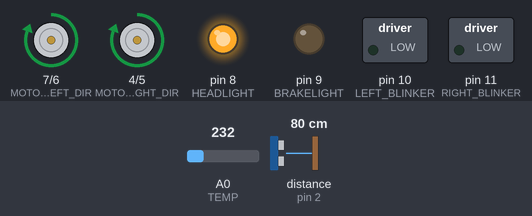
A sketch run on a simulated Arduino Uno, built with avr-gcc and run on an emulated ATmega328P. On the bench: direction and speed pins drawn as motors (green arrow = direction pin HIGH = forward, orange = LOW = backward, longer = more drive), switched loads named in the sketch (green lamp = pin HIGH), output pins drawn as LEDs (lit = HIGH). Wiring (inferred from the names in the program): ultrasonic range finder: trigger pin 3; echo pin 2. The test bench sets the inputs (shaded band); at power-on: distance to the obstacle (sensor on pin 2) 80 cm, A0 (TEMP) = 232. The echo pulse lasts 58.3 µs per cm; pins used as bus, display or sensor lines are not drawn; what the sketch prints to the serial monitor is not drawn.

Above: at 1.3 s.
1.4 s: distance to the obstacle (sensor on pin 2) set to 2 cm
At 1.68 s:
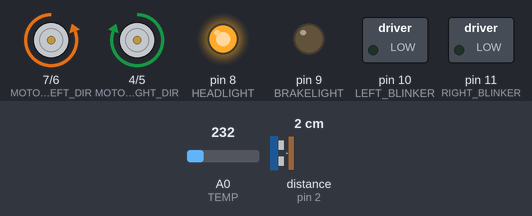
At 2.37 s:
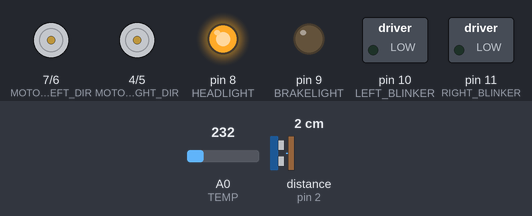
4.4 s: distance to the obstacle (sensor on pin 2) set to 5 cm
7.4 s: distance to the obstacle (sensor on pin 2) set to 8 cm
8.9 s: distance to the obstacle (sensor on pin 2) set to 18 cm
At 9.5 s:
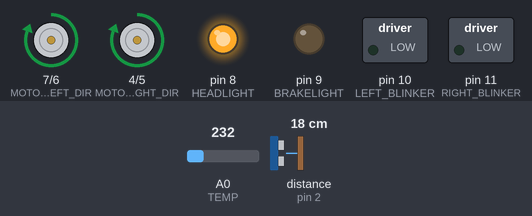
10.4 s: distance to the obstacle (sensor on pin 2) set to 11 cm
13.4 s: distance to the obstacle (sensor on pin 2) set to 9 cm
At 14.7 s:
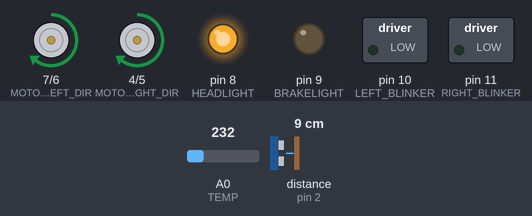
Timing chart, 0 to 15.9 s (numbered marks = the images above; inputs shaded):
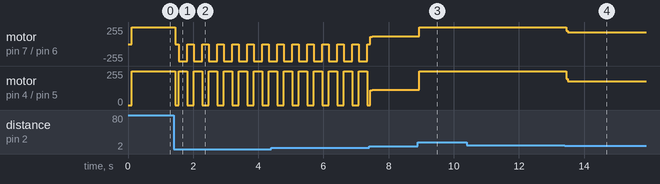

Measured:
- the behaviour switches between 10 and 9 cm on distance to the obstacle (sensor on pin 2) (found by bisection; images 3 and 4)
- after the input at 8.9 s, motor on pin 7 (MOTOR_LEFT_DIR) / pin 6 (MOTOR_LEFT_PWM), motor on pin 4 (MOTOR_RIGHT_DIR) / pin 5 (MOTOR_RIGHT_PWM): forward 113/255 → forward 255/255 after 0.05 s
- after the input at 10.4 s, every drawn part: stays the same
- after the input at 13.4 s, motor on pin 7 (MOTOR_LEFT_DIR) / pin 6 (MOTOR_LEFT_PWM), motor on pin 4 (MOTOR_RIGHT_DIR) / pin 5 (MOTOR_RIGHT_PWM): forward 255/255 → forward 177/255 after 0.05 s

The sketch:

_1.2_drifts_while_going.ino
```cpp
#include "IRremote.h"
#include "IRremoteInt.h"

/* PIN ASSIGNMENTS */
const int TEMP = 0; //Analog pin
const int PHOTOCELL = 2; //Analog pin
const int ECHO = 2;
const int TRIG = 3;
const int MOTOR_RIGHT_DIR = 4;
const int MOTOR_RIGHT_PWM = 5;
const int MOTOR_LEFT_PWM = 6;
const int MOTOR_LEFT_DIR = 7;
const int HEADLIGHT = 8;
const int BRAKELIGHT = 9;
const int LEFT_BLINKER = 10;
const int RIGHT_BLINKER = 11;
const int IR_PIN = 12;  // Connect the output of the IR receiver diode to pin 12.
//const int backLight = 12; //PIN ASSINGMENT TO CHANGE?

/* DISTANCE(ULTRASONIC) VARIABLES */
float dist_ahead;
uint16_t key_pressed;
boolean in_basic_mode = false;


/* MOTOR VARIABLES & CONSTANTS */
const int MAX_SPEED = 255;
const int SLOW_SPEED = 90;
const int MIN_SPEED = 80;
const int STOP_SPEED = 0;
const int SLOW_DIST = 10; //distance to start slowing` down is 10 cm
const int STOP_DIST = 6; //distance to stop is 6 cm FOR NOW, (improve later)
const int TURN_90_TIME = 208;//-------------------------------------------------------------------------------------------------------------------------delay here
const int TURN_SPEED = 145;

/* LIGHT/BLINKER VARIABLES */
unsigned long currentTime = 0;
unsigned long prevTime = 0;
int headlightOverride;
int photocellValue;
int count = 0;
const int LOW_LIGHT = 700;
const int MED_LIGHT = 900;
const int DAY_TIME_LIGHTS = 50;
const int ON = HIGH;
const int OFF = LOW;

/* IR SENSOR VARIABLES & CONSTANTS */
IRrecv ir_recv(IR_PIN); // Initialize the irrecv part of the IRremote  library
decode_results keycode; // Stores the IR received codes
uint16_t last_code = 0; // Keeps track of the last code RX'd
//KEY CODES
const uint16_t KEY_1 = 0x20DF;
const uint16_t KEY_2 = 0xA05F;
const uint16_t KEY_3 = 0x609F;
const uint16_t KEY_4 = 0x10EF;
const uint16_t KEY_5 = 0x906F;
const uint16_t KEY_6 = 0x50AF;
const uint16_t KEY_7 = 0x30CF;
const uint16_t KEY_8 = 0xB04F;
const uint16_t KEY_9 = 0x708F;
const uint16_t KEY_0 = 0x8877;
const uint16_t KEY_UP = 0x06F9;
const uint16_t KEY_DOWN = 0x8679;
const uint16_t KEY_RIGHT = 0x46B9;
const uint16_t KEY_LEFT = 0xA659;
const uint16_t KEY_OK = 0x16E9;
const uint16_t KEY_RED = 0x36C9;
const uint16_t KEY_GREEN = 0x28D7;
const uint16_t KEY_YELLOW = 0xA857;
const uint16_t KEY_BLUE = 0x6897;
const uint16_t KEY_AV = 0x807F;
const uint16_t KEY_TV = 0xD827;

/* DRAWING VARIABLES & CONSTANTS */
const int SEGMENT_TIME= 1000;

void setup(){
  analogReference(INTERNAL); //change aRef to ~1.1V
  Serial.begin(9600);
  ir_recv.enableIRIn();

  pinMode(MOTOR_RIGHT_PWM, OUTPUT);
  pinMode(MOTOR_LEFT_PWM, OUTPUT);
  pinMode(MOTOR_LEFT_DIR, OUTPUT);
  pinMode(MOTOR_RIGHT_DIR, OUTPUT);
  pinMode(HEADLIGHT, OUTPUT);
  pinMode(BRAKELIGHT, OUTPUT);
  pinMode(LEFT_BLINKER, OUTPUT);
  pinMode(RIGHT_BLINKER, OUTPUT);
  pinMode(TRIG, OUTPUT);
  pinMode(ECHO,INPUT);

  digitalWrite(HEADLIGHT, HIGH);
  dist_ahead = getDistance();
  setMotorsForward();
  stopMotors();
}
//---------------------------------------------------------------------------------------------------------------------------------------------------------------------------------------------

void loop(){
       operate_in_basic_mode();
}

void turnLeft() {
  Serial.print("turnLeft, ");
  stopMotors();
  digitalWrite(MOTOR_RIGHT_DIR, HIGH);
  digitalWrite(MOTOR_LEFT_DIR, LOW);
  delay(50);
  //digitalWrite(LEFT_BLINKER, HIGH);
  //blinkLeft();
  setMotorSpeed(MAX_SPEED);
  delay(TURN_90_TIME);
  stopMotors();
  setMotorsForward();
}

void stopMotors() {
  Serial.print("stopMotors, ");
  analogWrite(MOTOR_LEFT_PWM, 0); //adjust motor speed difference
  analogWrite(MOTOR_RIGHT_PWM, 0); //start turning again
  delay(50);
}

void setMotorsForward() {   //Configure motor settings, doesnt actually drive
  Serial.print("setMotorsForward, ");
  digitalWrite(MOTOR_RIGHT_DIR, HIGH);
  digitalWrite(MOTOR_LEFT_DIR, HIGH);
  delay(50);
}

void setMotorSpeed(int pwm_speed){
  Serial.print("setMotorSpeed, ");
  analogWrite(MOTOR_LEFT_PWM, pwm_speed); //adjust motor speed difference
  analogWrite(MOTOR_RIGHT_PWM, pwm_speed); //start turning again
  delay(50);
  Serial.print("MS: ");
  Serial.print(pwm_speed);
}

void turnRight() {
  Serial.print("turnRight, ");
  digitalWrite(MOTOR_RIGHT_DIR, LOW);
  digitalWrite(MOTOR_LEFT_DIR, HIGH);
  //digitalWrite(RIGHT_BLINKER, HIGH);
  //blinkRight();
  setMotorSpeed(MAX_SPEED);
  delay(TURN_90_TIME);
  stopMotors();
  setMotorsForward();
}

void operate_in_basic_mode() {
    float dist_read = getDistance();
    Serial.print(" | D: ");
    Serial.println(dist_read);
    Serial.println();
    // Now, process the distance appropriately:
    if(dist_read > SLOW_DIST) {  // At STOP_DIST,(6cm), and turn left
      setMotorSpeed(MAX_SPEED);
    } else if(dist_read > STOP_DIST) { // Slow down to MIN_SPEED
        slowDown(dist_read);
    } else {
        turnLeft();
    }
}

void slowDown(float dist) {
  float slowrate_f = ((dist-STOP_DIST)/(SLOW_DIST-STOP_DIST)) * 255;
  int slowrate_i = (int)slowrate_f;

  if(slowrate_i < MIN_SPEED)  //THE END OF THE BEEPING
    slowrate_i = MIN_SPEED;

  setMotorSpeed(slowrate_i);
}
//---------------------------------------------------------------------------------------------------------------------------------------------------------------------------------------------

void processInstruction( uint16_t key){
    switch (key) {
      case KEY_1: drawOne(); break;
      case KEY_2: drawTwo(); break;
      case KEY_3: drawThree(); break;
      case KEY_4: drawFour(); break;
      case KEY_5: drawFive(); break;
      case KEY_6: drawSix(); break;
      case KEY_7: drawSeven(); break;
      case KEY_8: drawEight(); break;
      case KEY_9: drawNine(); break;
      case KEY_0: drawZero(); break;
      case KEY_UP: setMotorsForward(); break; //set motors to go forward, doesnt move tho
      case KEY_DOWN: setMotorsBackward(); break;
      case KEY_RIGHT: turnRight(); break;
      case KEY_LEFT: turnLeft(); break;
      case KEY_OK: in_basic_mode = true; break;
      case KEY_RED: stopMotors(); break;
      case KEY_GREEN: setMotorSpeed(MAX_SPEED); break;
      case KEY_YELLOW: setMotorSpeed(MIN_SPEED); break;
      case KEY_BLUE: break;
      case KEY_AV: break;
      case KEY_TV: break;
      default: break;
    }
}


float getDistance() {
  float echotime; //time of pulse in microseconds
  float temperature; //temperature from IC sensor in degree Celsius
  float speedSound; //calculated speed of sound using temperature from IC sensor
  float distance; //distance in cm

  temperature = analogRead(TEMP)/9.31;       //read temperature from IC sensor(in Celsius);

  speedSound = 331.5 + (0.6 * temperature);  //calculate speed of sound with temperature in m/s
  speedSound = 10000/speedSound;             //convert speed of sound to us/cm

  digitalWrite(TRIG, LOW);      //10us pulse to TRIGger
  delayMicroseconds(10);
  digitalWrite(TRIG, HIGH);
  delayMicroseconds(10);
  digitalWrite(TRIG, LOW);

  echotime = pulseIn(ECHO, HIGH); //waits for ECHO to go HIGH, starts timer, stops timer when ECHO goes LOW

  //calculate distance in cm
  //if (echotime > 38000) { //if the distance is too far, just set distance to 0.
  // distance = 0;
  //} else {
    distance = echotime/speedSound/2;
  //}
  return distance;
}


//  if (ir_recv.decode(&keycode)) //if it sensed something
//  {
//    /* read the RX'd IR into a 16-bit variable: */
//        key = (keycode.value & 0xFFFF);
//
//    /* The remote will continue to spit out 0xFFFFFFFF if a
//     button is held down. If we get 0xFFFFFFF, let's just
//     assume the previously pressed button is being held down */
//    if (key == 0xFFFF)
//      key = last_code;
//    else
//      last_code = key;
//
//    switch (key) {
//      case KEY_1:
//        drawOne();
//        break;
//      case KEY_2:
//        drawTwo();
//        break;
//      case KEY_3:
//        drawThree();
//        break;
//      case KEY_4:
//        drawFour();
//        break;
//      case KEY_5:
//        drawFive();
//        break;
//      case KEY_6:
//        drawSix();
//        break;
//      case KEY_7:
//        drawSeven();
//        break;
//      case KEY_8:
//        drawEight();
//        break;
//      case KEY_9:
//        drawNine();
//        break;
//      case KEY_0:
//        drawZero();
//        break;
//      case KEY_UP: //set motors to go forward, doesnt move tho
//        setMotorsForward();
//        break;
//      case KEY_DOWN: //set motors to go backward, doesnt move tho
//        setMotorsBackward();
//        break;
//      case KEY_RIGHT: //turns right and sets motors forward
//        turnRight();
//        break;
//      case KEY_LEFT: //turns left and sets motors forward
//        turnLeft();
//        break;
//      case KEY_OK: //doesnt have any functionality currently
//        break;
//      case KEY_RED: //red is for stop motors
//        stopMotors();
//        break;
//      case KEY_GREEN: //green is for set motors MAX_SPEED
//        setMotorSpeed(MAX_SPEED);
//        break;
//      case KEY_YELLOW: //yellow is for set motors SLOW_SPEED
//        setMotorSpeed(SLOW_SPEED);
//        break;
//      case KEY_BLUE: //doesnt have any functionality currently
//        break;
//      case KEY_AV: //maybe used to switch to 2nd functionality
//        break;
//      case KEY_TV: //maybe used to switch to basic functionality
//        break;
//      default:
//        break;
//    }
//  ir_recv.resume(); //receive next value
//  }
//}


void setMotorsBackward() {
  digitalWrite(MOTOR_LEFT_DIR, LOW);
  digitalWrite(MOTOR_RIGHT_DIR, LOW);
  delay(50); //delay to make sure the correct direction is going to process
}

//void setHeadlights() {
//    headlightOverride = 0;
//
//  //HEADLIGHT Functionality
//  if(headlightOverride == 0){
//      photocellValue = analogRead(PHOTOCELL); //reads the light level
//
//    if(photocellValue > MED_LIGHT){
//      analogWrite(HEADLIGHT, OFF);
//    } else if (photocellValue > LOW_LIGHT){
//      analogWrite(HEADLIGHT, DAY_TIME_LIGHTS);
//    } else {
//      analogWrite(HEADLIGHT, ON);
//    }
//
//  } else if(headlightOverride == 1){ //over ride and on
//    analogWrite(HEADLIGHT, ON);
//  } else { //over ride and off
//    analogWrite(HEADLIGHT, OFF);
//  }
//
//}
//
//void blinkLeft() {
//  //turn light on to start, then start blinking
//  digitalWrite(LEFT_BLINKER, ON);
//    //take the current time for the next calculation
//    currentTime = millis();
//    if(currentTime - prevTime > 500){ //light blinks ever .5 seconds
//      prevTime = currentTime;
//      digitalWrite(LEFT_BLINKER, ON); //will get it to switch between the on off every .5 seconds
//    } else {
//      digitalWrite(LEFT_BLINKER, OFF);
//    }
//}
//
//void blinkRight() {
//  //turn light on to start, then start blinking
//  digitalWrite(RIGHT_BLINKER, ON);
//  //take the current time for the next calculation
//  currentTime = millis();
//  if(millis() - currentTime > 500){ //light blinks ever .5 seconds
//    if( count % 2 == 0){
//      digitalWrite(RIGHT_BLINKER, ON); //will get it to switch between the on off every .5 seconds
//    } else {
//      digitalWrite(RIGHT_BLINKER, OFF);
//    }
//  }
//}
//


void forwardDraw() {
  setMotorsForward();
  setMotorSpeed(MAX_SPEED);
  delay(SEGMENT_TIME);
  stopMotors();
}

void backwardDraw() {
  setMotorsBackward();
  setMotorSpeed(MAX_SPEED);
  delay(SEGMENT_TIME);
  stopMotors();
  setMotorsForward();
}


void drawOne() {
  forwardDraw();
  forwardDraw();
  stopMotors();
}

void drawTwo() {
  turnLeft();
  forwardDraw();
  turnRight();
  forwardDraw();
  turnRight();
  forwardDraw();
  turnLeft();
  forwardDraw();
  turnLeft();
  forwardDraw();
  stopMotors();
}

void drawThree() {
  turnLeft();
  forwardDraw();
  turnRight();
  forwardDraw();
  backwardDraw();
  turnLeft();
  forwardDraw();
  turnRight();
  forwardDraw();
  stopMotors();
}

void drawFour() {
  forwardDraw();
  turnLeft();
  forwardDraw();
  turnLeft();
  forwardDraw();
  backwardDraw();
  backwardDraw();
  stopMotors();
}

void drawFive() {
  turnLeft();
  forwardDraw();
  backwardDraw();
  turnRight();
  forwardDraw();
  turnLeft();
  forwardDraw();
  turnRight();
  forwardDraw();
  turnRight();
  forwardDraw();
  stopMotors();
}

void drawSix() {
  turnLeft();
  forwardDraw();
  backwardDraw();
  turnRight();
  forwardDraw();
  forwardDraw();
  turnLeft();
  forwardDraw();
  turnLeft();
  forwardDraw();
  turnLeft();
  forwardDraw();
  stopMotors();
}

void drawSeven() {
  turnLeft();
  forwardDraw();
  turnRight();
  forwardDraw();
  forwardDraw();
  stopMotors();
}

void drawEight() {
  forwardDraw();
  turnLeft();
  forwardDraw();
  turnRight();
  forwardDraw();
  turnRight();
  forwardDraw();
  turnRight();
  forwardDraw();
  turnRight();
  forwardDraw();
  turnLeft();
  forwardDraw();
  turnLeft();
  forwardDraw();
  stopMotors();
}

void drawNine() {
  forwardDraw();
  turnLeft();
  forwardDraw();
  turnLeft();
  forwardDraw();
  turnLeft();
  forwardDraw();
  backwardDraw();
  turnLeft();
  forwardDraw();
  forwardDraw();
  turnRight();
  forwardDraw();
  stopMotors();
}

void drawZero() {
  forwardDraw();
  forwardDraw();
  turnLeft();
  forwardDraw();
  forwardDraw();
  turnLeft();
  forwardDraw();
  ;
}
```
